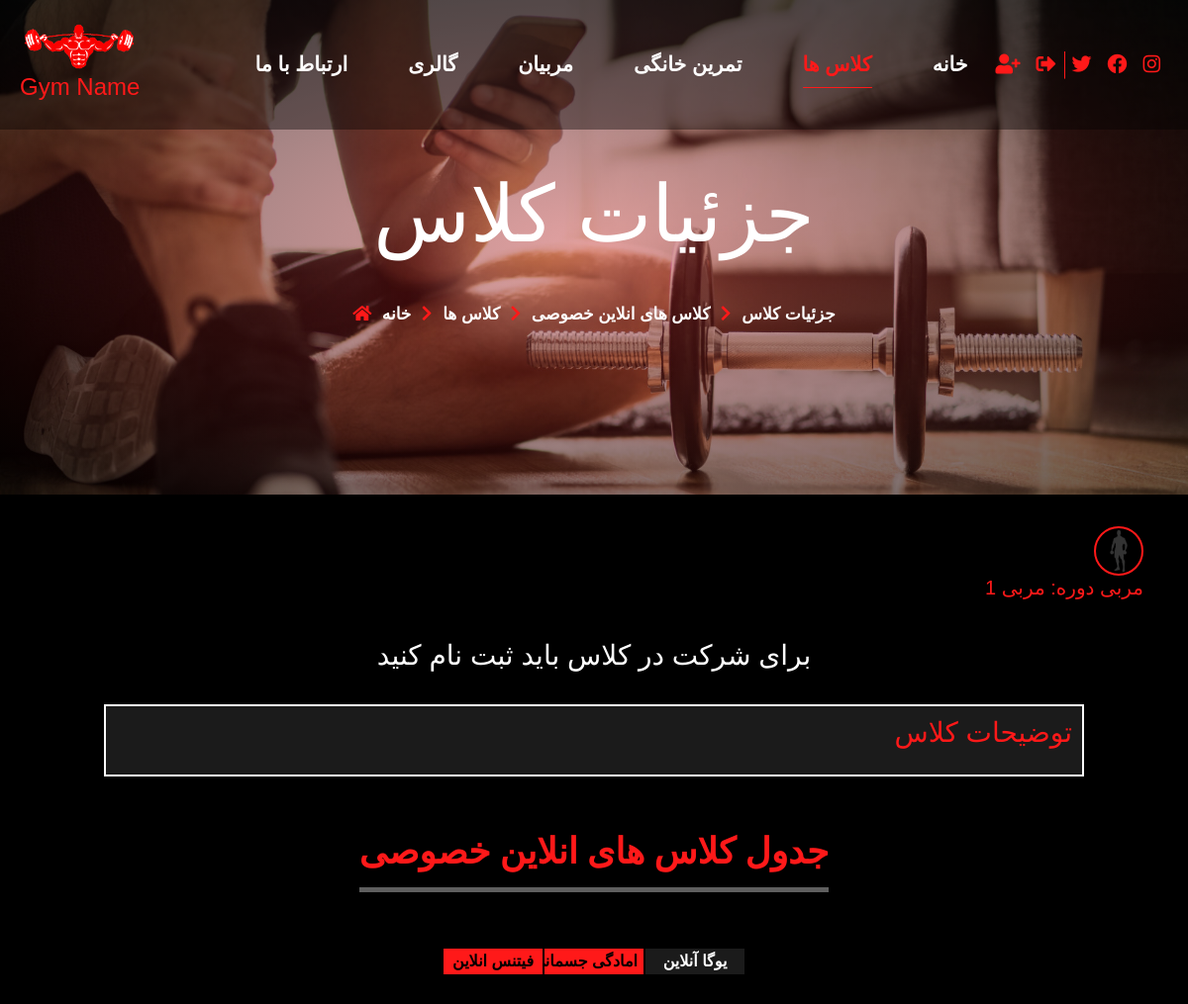
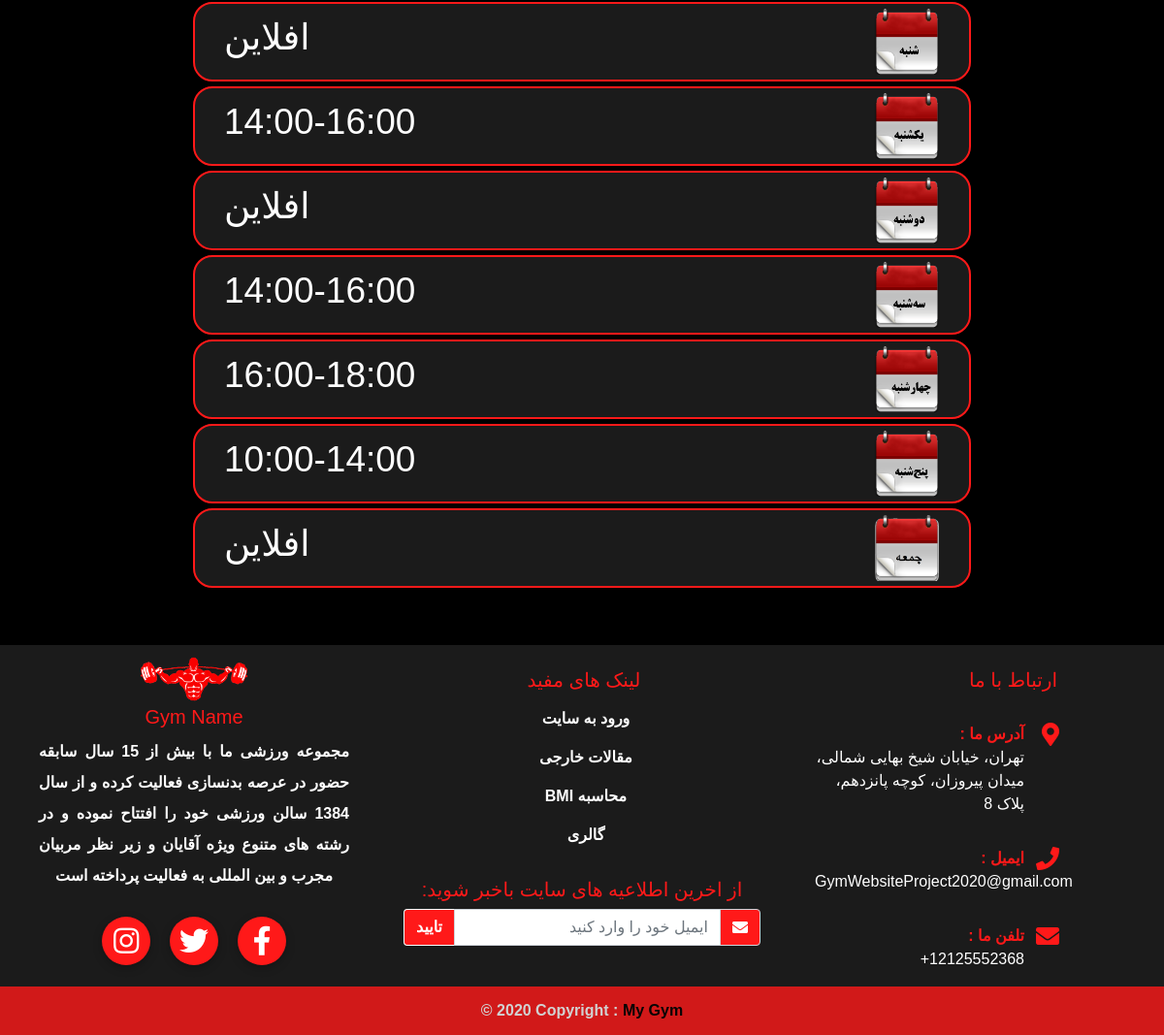
Page /classes/private_classes/1 on the committed database (2 pictures, top to bottom).
### pages/models.py (models this page shows, shortened)
class Banner(models.Model):
    class Pages(models.TextChoices):
            page_1 = 'presence_class', "کلاس های حضوری"
            page_2 = 'online_private_class', "کلاس های انلاین خصوصی"
            page_3 = 'online_public_class', "کلاس های انلاین عمومی"
            page_4  = 'beginner_workouts', "تمرینات سطح مبتدی"
            page_5 = 'intermediate_workouts', "تمرینات سطح متوسط"
            page_6 = 'advanced_workouts', "تمرینات سطح پیشرفته"
            page_7 = 'our_team', "تیم ما"
            page_8 = 'gallery', "گالری"
            page_9 = 'contact_us', "ارتباط با ما"
            page_10 = 'profile', "پروفایل کاربری"
            page_11 = 'online_private_class_details', "جزئیات کلاس انلاین خصوصی"
            page_12 = 'online_public_class_details',"جزئیات کلاس انلاین عمومی"
            page_13 = 'presence_class_details',"جزئیات کلاس حضوری"
    image = models.ImageField(upload_to='banners/pages_banners/%Y/%m/%d')
    title = models.CharField(max_length=100)
    page = models.CharField(max_length=100,choices=Pages.choices,unique=True)
    class Meta:
        verbose_name_plural = "بنر ها"

### classes/models.py (models this page shows, shortened)
class PrivateOnlineClass(models.Model):
    class Time(models.TextChoices):
            time_1 = '10:00-14:00', "10:00-14:00"
            time_2 = '14:00-16:00', "14:00-16:00"
            time_3 = '16:00-18:00', "16:00-18:00"
            time_4  = '18:00-20:00', "18:00-20:00"
            time_5 = '20:00-22:00', "20:00-22:00"
            closed = 'افلاین', "افلاین"
    coach = models.ForeignKey(Coach, on_delete=models.DO_NOTHING)
    title = models.CharField(max_length=200)
    workout_type = models.CharField(max_length=200, blank=True)
    image = models.ImageField(upload_to='classes/private_online_classes/%Y/%m/%d')
    description = models.TextField(blank=True)
    price = models.DecimalField(max_digits=10, decimal_places=0)
    is_published = models.BooleanField(default=True)
    sunday = models.CharField(max_length=100,choices=Time.choices, default=Time.closed,verbose_name="یکشنبه")
    monday = models.CharField(max_length=100,choices=Time.choices, default=Time.closed,verbose_name="دوشنبه")
    tuesday = models.CharField(max_length=100,choices=Time.choices, default=Time.closed,verbose_name="سه شنبه")
    wednesday = models.CharField(max_length=100,choices=Time.choices, default=Time.closed,verbose_name="چهارشنبه")
    thursday = models.CharField(max_length=100,choices=Time.choices, default=Time.closed,verbose_name="پنجشنبه")
    friday = models.CharField(max_length=100,choices=Time.choices, default=Time.closed,verbose_name="جمعه")
    saturday = models.CharField(max_length=100,choices=Time.choices, default=Time.closed,verbose_name="شنبه")
    class Meta:
        verbose_name_plural = "کلاس های انلاین خصوصی"

### coaches/models.py (models this page shows, shortened)
class Coach(models.Model):
    name = models.CharField(max_length=200)
    photo = models.ImageField(upload_to='coaches/%Y/%m/%d')
    live_stream_link = models.URLField(blank=True, null=True)
    classes = models.TextField(blank=True)
    info_1 = models.CharField(max_length=200,blank=True)
    info_2 = models.CharField(max_length=200,blank=True)
    info_3 = models.CharField(max_length=200,blank=True)
    info_4 = models.CharField(max_length=200,blank=True)
    hire_date = models.DateField(default=datetime.now,blank=False)
    instagram_link = models.URLField(blank=True)
    facebook_link = models.URLField(blank=True)
    twitter_link = models.URLField(blank=True)
    class Meta:
        verbose_name_plural = "مربیان"

### contact_us/models.py (models this page shows, shortened)
class Contact_Info(models.Model):
    address = models.TextField()
    phone = PhoneNumberField(null=False, blank=False)
    email = models.EmailField()
    instagram_link = models.URLField(blank=True)
    facebook_link = models.URLField(blank=True)
    twitter_link = models.URLField(blank=True)
    bio = models.TextField()
    class Meta:
        verbose_name_plural = "اطلاعات سایت"

### classes/views.py (the view, shortened to what this page needs)
# urls.py: path('private_classes/<int:class_id>', views.private_class_details, name='private_class_details'),
def private_class_details(request,class_id):
    details = get_object_or_404(PrivateOnlineClass, pk=class_id)
    classes = PrivateOnlineClass.objects.filter(is_published=True)
    banner = Banner.objects.filter(page="online_private_class_details").first()
    context = {
        'classes' : classes,
        'details' : details,
        'banner' : banner,
        'class1' : classes[0],
        }
    cart_registered = []
    cart_items = []
    user = request.user
    return render(request, './classes/private-online-class-details.html',context)

### pages/context_processors.py (called while the page is built, shortened)
def info(request):
    info = Contact_Info.objects.all()
    context = {
        'info' : info.first(),
    }
    all_users = User.objects.all()
    for user in all_users:
        active_registers , expired_registers = Register.objects.get_user_registers(user)
        for i in expired_registers:
            i.is_expired=True
            i.save()
    if request.user.is_authenticated:
        cart_obj, new_obj = Cart.objects.new_or_get(request.user)
        cart_count = cart_obj.selected_class.count() + cart_obj.online_selected_class.count()
        context.update({'cart_count' : cart_count})
    return(context)

### registers/models.py (called while the page is built)
def add_dates(sender, instance, *args, **kwrags):
    if instance.status == 'پرداخت شده':
        if instance.register_date is None and instance.expiration_date is None:
            instance.register_date = date.today()
            instance.expiration_date = date.today() + timedelta(days=1)

def pre_save_create_register_id(sender, instance, *args, **kwrags):
    if not instance.register_id:
        instance.register_id = unique_register_id_generator(instance)

def post_save_register(sender, instance, created, *args, **kwrags):
    if created:
        instance.update_total()

def change_cart_status(sender, instance, *args, **kwargs):
    if instance.status == "پرداخت شده":
        qs = Cart.objects.filter(id=instance.cart.id)
        qs.update(terminated=True)

    def get_user_registers(self,user):
        active_classes = []
        qs = self.get_queryset().filter(user=user, status="پرداخت شده")
        for i in qs:
            if i.expiration_date > date.today():
                active_classes.append(i)
        s = set(active_classes)
        expired_classes = [x for x in qs if x not in s]
        return active_classes, expired_classes

### templates/classes/private-online-class-details.html (shortened to what this page needs)
{% extends 'base.html' %}
{% load static %}
{% load humanize %}
{% block content %}
<section>
  <div class="banner" style="background-image: url('{{ banner.image.url }}');">
    <h1 data-aos="fade-up" data-aos-duration="800">{{ banner.title }}</h1>
    <div class="page-address">
      <span><i class="fa fa-home"></i></span>
      <span> جزئیات کلاس </span>
      <span><i class="fas fa-chevron-right"></i></span>
      <span> کلاس های انلاین خصوصی </span>
      <span><i class="fas fa-chevron-right"></i></span>
      <span> کلاس ها </span>
      <span><i class="fas fa-chevron-right"></i></span>
      <span> خانه </span>
    </div>
  </div>
</section>
<section class="container coach-info">
  <img src="{{details.coach.photo.url}}" alt="">
  <h5>مربی دوره: {{details.coach.name}}</h5>
</section>
<section class="live-stream container-fluid">
{% if user.is_authenticated %}
  {% if details.title in cart_items %}
  <div class="h_iframe-aparat_embed_frame"> <span style="display: block;padding-top: 30%"></span><iframe scrolling="no"
      allowFullScreen="true" webkitallowfullscreen="true" mozallowfullscreen="true"
      src="{{ details.coach.live_stream_link}}?embed&fa"></iframe>
    </div>
  {% else %}
    <h3>برای شرکت در کلاس باید ثبت نام کنید</h3>
  {% endif %}
  {% else %}
  <h3>برای شرکت در کلاس باید ثبت نام کنید</h3>
  {% endif %}
</section>
<section class="class-info">
  <h3>توضیحات کلاس</h3>
</section>
<section class="container-fluid my-5">
  <span class="simple-title">جدول کلاس های انلاین خصوصی</span>
  <div class="tab">
    {% for class in classes %}
    {% if class == class1 %}
    <button class="tablinks active" onclick="schedule(event, '{{ class.title }}')">{{ class.title }}</button>
    {% else %}
    <button class="tablinks" onclick="schedule(event, '{{ class.title }}')">{{ class.title }}</button>
    {% endif %}
    {% endfor %}
  </div>
  {% for class in classes %}
  {% if class == class1 %}
  <div id="{{ class.title }}" class="tabcontent" style="display: block;">
    {% else %}
    <div id="{{ class.title }}" class="tabcontent">
      {% endif %}
      <div class="schedule">
        <img src="{% static 'images/شنبه.png' %}" alt="">
        <h5>{{ class.saturday }}</h5>
      </div>
      <div class="schedule">
        <img src="{% static 'images/یکشنبه.png' %}" alt="">
        <h5>{{ class.sunday }}</h5>
      </div>
      <div class="schedule">
        <img src="{% static 'images/دوشنبه.png' %}" alt="">
        <h5>{{ class.monday }}</h5>
      </div>
      <div class="schedule">
        <img src="{% static 'images/سه شنبه.png' %}" alt="">
        <h5>{{ class.tuesday }}</h5>
      </div>
      <div class="schedule">
        <img src="{% static 'images/چهارشنبه.png' %}" alt="">
        <h5>{{ class.wednesday }}</h5>
      </div>
      <div class="schedule">
        <img src="{% static 'images/پنجشنبه.png' %}" alt="">
        <h5>{{ class.thursday }}</h5>
      </div>
      <div class="schedule">
        <img src="{% static 'images/جمعه.png' %}" alt="">
        <h5>{{ class.friday }}</h5>
      </div>
    </div>
    {% endfor %}
</section>
{% endblock %}

### templates/partials/footer.html (shortened to what this page needs)
{% load static %}
<footer>
  <div class="row no-gutters">
    <div class="col-lg-4">
      <div>
        <img src="{% static 'images/logo.png' %}" alt="" style="width: 30%;" />
        <h5>Gym Name</h5>
        <div class="mx-auto about-us">
          <p>{{ info.bio }}</p>
        </div>
      </div>
      <div class="footer-icon">
        <a href="{{ info.instagram_link }}" class="instagram"><i class="fab fa-instagram"></i></a>
        <a href="{{ info.twitter_link }}" class="twitter"><i class="fab fa-twitter"></i></a>
        <a href="{{ info.facebook_link }}" class="facebook"><i class="fab fa-facebook-f"></i></a>
      </div>
    </div>
    <div class="col-lg-4 mt-4">
      <div class="useful-links">
        <h5>لینک های مفید</h5>
        <ul>
          {% if user.is_authenticated %}
          <li><a href="{% url 'profile' %}">پروفایل کاربری</a></li>
          {% else %}
          <li><a href="{% url 'login' %}">ورود به سایت</a></li>
          {% endif %}
          <li><a href="https://www.menshealth.com/">مقالات خارجی</a></li>
          <li><a href="https://www.calculator.net/bmi-calculator.html">BMI محاسبه </a></li>
          <li><a href="{% url 'gallery' %}">گالری</a></li>
        </ul>
      </div>
      <div class="newsletters p-3">
        <div class="mb-2 text-white"><h5>:از اخرین اطلاعیه های سایت باخبر شوید</h5></div>
        <form method="POST">
          <div class="input-group">
            <button type="submit" class="btn shadow-none" name="submit_footer_subscribe">تایید</button>
            <input type="email" class="form-control text-right shadow-none" name="eamil_subscribe" placeholder="ایمیل خود را وارد کنید"/>
            <div class="input-group-append">
              <span class="input-group-text"><i class="fa fa-envelope"></i></span>
            </div>
          </div>
        </form>
      </div>
    </div>
    <div class="col-lg-4 contact-us mt-4">
      <h5>ارتباط با ما</h5>
      <ul class="footer-info">
        <li>
          <i class="fas fa-map-marker-alt"></i>
          <span>: آدرس ما</span>
          {{ info.address }}
</li>
        <li>
          <i class="fa fa-phone"></i>
          <span>: ایمیل</span>
          {{ info.email }}
        </li>
        <li>
          <i class="fa fa-envelope"></i>
          <span>: تلفن ما</span>
          {{ info.phone }}
        </li>
      </ul>
    </div>
  </div>
  <div class="lower-footer">
    © 2020 Copyright :
    <a href="{% url 'index' %}"> My Gym</a>
  </div>
</footer>

### Gym_Website/static/css/classes.css (style rules this page uses)
body { background-color: black; color: white; font-weight: bolder; font-family: sans-serif; text-align: center; }
section { margin-bottom: 2em; }
i { color: #ff1919; }
footer { background-color: #1b1b1b; font-weight: bolder; }
footer h5 { color: #ff1919; }
footer [class*="col-"] { margin-top: 0.5em; }
.newsletters .input-group .btn { color: white; background-color: #ff1919; border-top-right-radius: 0; border-bottom-right-radius: 0; font-weight: bolder; border: solid 1px white; border-right: none; }
.newsletters .input-group .input-group-text { background-color: #ff1919; }
.newsletters .input-group .input-group-text i { color: white; }
.footer-icon { display: -webkit-box; display: -ms-flexbox; display: flex; -webkit-box-pack: center; -ms-flex-pack: center; justify-content: center; }
.footer-icon a { margin: 10px; font-size: 30px; width: 50px; height: 50px; text-align: center; -ms-flex-item-align: center; align-self: center; text-decoration: none; border-radius: 50%; -webkit-box-shadow: 0px 3px 10px rgba(0, 0, 0, 0.25); box-shadow: 0px 3px 10px rgba(0, 0, 0, 0.25); background-color: #ff1919; display: -webkit-box; display: -ms-flexbox; display: flex; -webkit-box-pack: center; -ms-flex-pack: center; justify-content: center; -webkit-box-align: center; -ms-flex-align: center; align-items: center; }
.footer-icon a i { color: white; }
.useful-links { margin-right: 2em; }
.useful-links h5 { padding-left: 1.8em; }
.useful-links ul li { list-style-type: none; margin: 16px; }
.useful-links ul li a { text-decoration: none; color: white; }
.lower-footer { color: white; background-color: #ff1919; opacity: 0.8; padding: 0.8rem 0; }
.lower-footer a { color: black; text-decoration: none; }
.contact-us h5 { text-align: right; padding-right: 5.5em; }
.contact-us .footer-info { text-align: right; margin-right: 9em; }
.contact-us .footer-info li { font-size: 16px; color: white; position: relative; list-style-type: none; margin-top: 2em; font-weight: normal; }
.contact-us .footer-info li i { position: absolute; right: -1.5em; top: 0; font-size: 24px; color: #ff1919; }
.contact-us .footer-info li span { color: #ff1919; display: block; font-family: "Oswald", sans-serif; font-weight: bolder; }
.about-us { width: 80%; line-height: 2rem; text-align: justify; text-align-last: center; }
.banner { height: 500px; background-repeat: no-repeat; background-size: 100% 100%; display: -webkit-box; display: -ms-flexbox; display: flex; -webkit-box-orient: vertical; -webkit-box-direction: normal; -ms-flex-direction: column; flex-direction: column; -webkit-box-align: center; -ms-flex-align: center; align-items: center; -webkit-box-pack: center; -ms-flex-pack: center; justify-content: center; }
.banner h1 { font-size: calc(5vw + 20px); z-index: 1; }
.banner .page-address { margin-top: 2em; z-index: 1; }
.banner .page-address span { padding: 3px; font-size: calc(0.5vw + 11px); }
.banner::after { content: ""; position: absolute; top: 0; left: 0; height: 500px; width: 100%; background: radial-gradient(ellipse at center, rgba(181, 8, 8, 0.38) 0%, rgba(0, 0, 0, 0.6) 100%); background-size: 100% 100%; }

### rows in the picture
Banner: image (picture), title "جزئیات کلاس"
PrivateOnlineClass: coach.photo (picture), coach.name "مربی 1", title "یوگا آنلاین", saturday "افلاین", sunday "14:00-16:00", monday "افلاین", tuesday "14:00-16:00", wednesday "16:00-18:00", thursday "10:00-14:00", friday "افلاین"
PrivateOnlineClass: title "امادگی جسمانی"
PrivateOnlineClass: title "فیتنس انلاین"
Contact_Info: bio "مجموعه ورزشی ما با بيش از 15 سال سابقه حضور در عرصه بدنسازی فعالیت کرده و از سال 1384 سالن ورزشی خود را افتتاح نموده و در رشته های متنوع ویژه آقايان و زیر نظر مربیان مجرب و بین المللی به فعالیت پرداخته است", address "تهران، خیابان شیخ بهایی شمالی، میدان پیروزان، کوچه پانزدهم، پلاک 8", email "GymWebsiteProject2020@gmail.com", phone "+12125552368"
